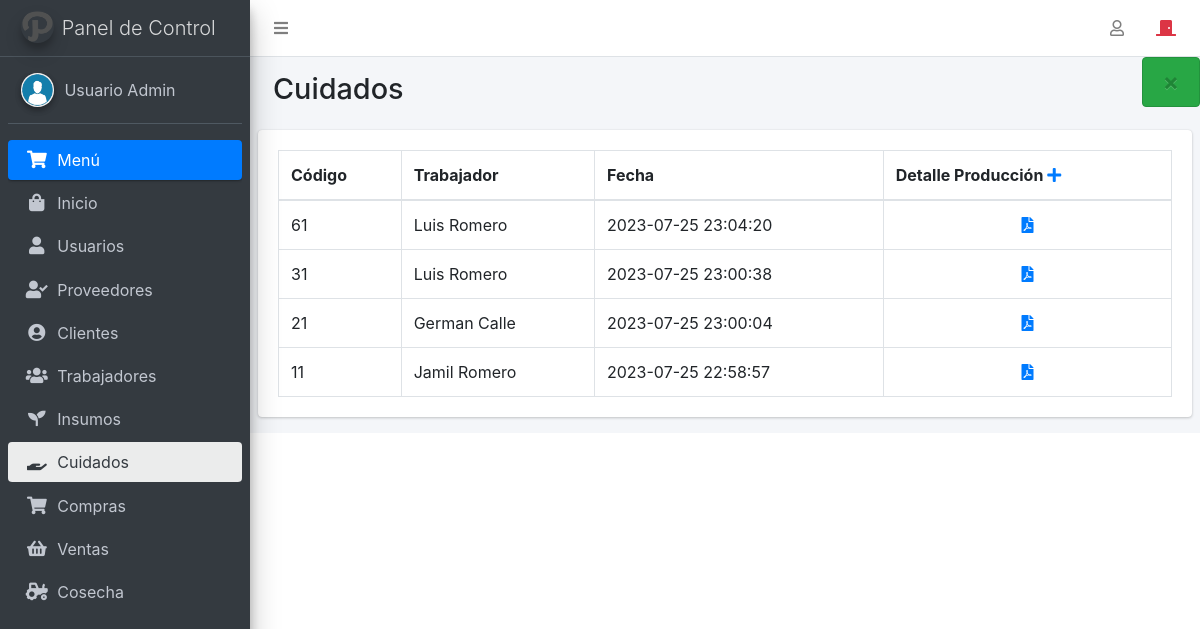
The app's page /panel.php?modulo=cuidado (signed in) with its own data.
### tables this page shows
CREATE TABLE `cuidado` (
  `id` int(11) NOT NULL,
  `idtrabajador` int(11) NOT NULL,
  `fecha` datetime NOT NULL,
  `codigo` varchar(100) NOT NULL
);

CREATE TABLE `trabajadores` (
  `id` int(11) NOT NULL,
  `nombre` varchar(100) NOT NULL,
  `email` varchar(100) NOT NULL,
  `direccion` varchar(100) NOT NULL
);

### cuidado.php (called while the page is built)
<?php
$query = "SELECT c.id, c.codigo, t.nombre as trabajador, c.fecha
FROM cuidado c join trabajadores t on t.id = c.idtrabajador
WHERE YEAR(c.fecha) = YEAR(NOW()) ORDER BY c.fecha DESC";
$res = mysqli_query($con, $query);
require_once 'views/cuidado.view.php';

### views/cuidado.view.php (the view)
<div class="content-wrapper">
    <section class="content-header">
        <div class="container-fluid">
            <div class="row mb-2">
                <div class="col-sm-6">
                    <h1>Cuidados</h1>
                </div>
            </div>
        </div>
    </section>
    <section class="content">
        <div class="row">
            <div class="col-12">
                <div class="card">
                    <div class="card-body">
                        <table id="example2" class="table table-bordered table-hover">
                            <thead>
                                <tr>
                                    <th>Código</th>
                                    <th>Trabajador</th>
                                    <th>Fecha</th>
                                    <th>Detalle Producción
                                        <a href="panel.php?modulo=generar-cuidado" title="Agregar Nuevo Cuidado"><i class="fa fa-plus" aria-hidden="true"></i></a>
                                    </th>
                                </tr>
                            </thead>
                            <tbody>
                                <?php
                                while ($row = mysqli_fetch_assoc($res)) :
                                ?>
                                    <tr>
                                        <td><?php echo $row['codigo'] ?></td>
                                        <td><?php echo $row['trabajador'] ?></td>
                                        <td><?php echo $row['fecha'] ?></td>
                                        <td class="text-center">
                                            <a class="tex-primary" title="Imprimir Factura" target="_blank" href="reportes/reporte-cuidados.php?codigo=<?php echo $row['codigo']; ?>" role="button"><i class="fas fa-file-pdf"></i> </a>
                                        </td>
                                    </tr>
                                <?php endwhile; ?>
                            </tbody>
                        </table>
                    </div>
                </div>
            </div>
        </div>
    </section>
</div>

### panel.php (shortened to what this page needs)
<!DOCTYPE html>
<html lang="en">
<head>
  <link rel="stylesheet" href="plugins/fontawesome-free/css/all.min.css">
  <link rel="stylesheet" href="https://code.ionicframework.com/ionicons/2.0.1/css/ionicons.min.css">
  <link rel="stylesheet" href="plugins/tempusdominus-bootstrap-4/css/tempusdominus-bootstrap-4.min.css">
  <link rel="stylesheet" href="plugins/icheck-bootstrap/icheck-bootstrap.min.css">
  <link rel="stylesheet" href="plugins/jqvmap/jqvmap.min.css">
  <link rel="stylesheet" href="dist/css/adminlte.min.css">
  <link rel="stylesheet" href="plugins/overlayScrollbars/css/OverlayScrollbars.min.css">
  <link rel="stylesheet" href="plugins/daterangepicker/daterangepicker.css">
  <link rel="stylesheet" href="plugins/summernote/summernote-bs4.css">
  <link rel="stylesheet" href="https://cdn.datatables.net/1.10.20/css/jquery.dataTables.min.css">
  <link rel="stylesheet" href="https://cdn.datatables.net/buttons/1.6.1/css/buttons.dataTables.min.css">
  <link rel="stylesheet" href="https://cdn.datatables.net/select/1.3.1/css/select.dataTables.min.css">
  <link rel="stylesheet" href="css/editor.dataTables.min.css">
  <link rel="stylesheet" href="//cdn.jsdelivr.net/npm/alertifyjs@1.13.1/build/css/alertify.min.css" />
</head>
<body id="cuerpo" class="hold-transition sidebar-mini layout-fixed">
  <?php
  $modulo = $_REQUEST['modulo'] ?? '';
  require_once('views/panel-header.view.php');
  require_once 'funciones.php';
  if ($_SESSION['mensaje'] !== '') {
    MensajeExitoso($_SESSION['mensaje']);
  } else if ($_SESSION['error'] !== '') {
    MensajeError($_SESSION['error']);
    $_SESSION['error'] = '';
  }
  if (!isset($_SESSION['idInicio'])) {
    echo '<meta http-equiv="refresh" content="0; url=index.php" />  ';
  } else {
    if ($modulo == '' || $modulo == 'inicio') {
      require_once "inicio.php";
    } else {
      $ruta = $modulo . '.php';
      require_once $ruta;
    }
  }
  ?>
</body>
</html>

### views/panel-header.view.php
<div class="wrapper">
    <nav class="main-header navbar navbar-expand navbar-white navbar-light">
        <ul class="navbar-nav">
            <li class="nav-item">
                <a class="nav-link" data-widget="pushmenu" href="#"><i class="fas fa-bars"></i></a>
            </li>
        </ul>
        <ul class="navbar-nav ml-auto">
            <a class="nav-link" title="Editar Perfil de Usuario" href="panel.php?modulo=perfilUsuario">
                <i class="far fa-user"></i>
            </a>
            <a class="nav-link text-danger" href="panel.php?modulo=cerrar" title="Cerrar sesion">
                <i class="fas fa-door-closed    "></i>
            </a>
        </ul>
    </nav>
    <aside class="main-sidebar sidebar-dark-primary elevation-4">
        <a href="panel.php" class="brand-link">
            <img src="images/logo.png" alt="Logo" class="brand-image img-circle elevation-3" style="opacity: .8">
            <span class="brand-text font-weight-light">Panel de Control</span>
        </a>
        <div class="sidebar">
            <div class="user-panel mt-3 pb-3 mb-3 d-flex">
                <div class="image">
                    <img src="dist/img/usuario.png" class="img-circle elevation-2" alt="User Image">
                </div>
                <div class="info">
                    <a href="panel.php?modulo=perfilUsuario" class="d-block"><?php echo $_SESSION['nombre']; ?></a>
                </div>
            </div>
            <nav class="mt-2">
                <ul class="nav nav-pills nav-sidebar flex-column" data-widget="treeview" role="menu" data-accordion="false">
                    <li class="nav-item has-treeview menu-open">
                        <a href="#" class="nav-link active">
                            <i class="fa fa-shopping-cart nav-icon" aria-hidden="true"></i>
                            <p>
                                Menú
                            </p>
                        </a>
                        <ul class="nav nav-treeview">
                            <li class="nav-item">
                                <a href="panel.php?modulo=inicio" class="nav-link <?php echo ($modulo == "inicio" || $modulo == "") ? " active " : " "; ?>">
                                    <i class="fa fa-shopping-bag nav-icon" aria-hidden="true"></i>
                                    <p>Inicio</p>
                                </a>
                            </li>
                            <li class="nav-item">
                                <a href="panel.php?modulo=usuarios" class="nav-link <?php echo ($modulo == "usuarios") ? " active " : " "; ?>">
                                    <i class="fas fa-user nav-icon" aria-hidden="true"></i>
                                    <p>Usuarios</p>
                                </a>
                            </li>
                            <li class="nav-item">
                                <a href="panel.php?modulo=proveedores" class="nav-link <?php echo ($modulo == "proveedores") ? " active " : " "; ?>">
                                    <i class="fas fa-user-check nav-icon" aria-hidden="true"></i>
                                    <p>Proveedores</p>
                                </a>
                            </li>
                            <li class="nav-item">
                                <a href="panel.php?modulo=clientes" class="nav-link <?php echo ($modulo == "clientes") ? " active " : " "; ?>">
                                    <i class="fas fa-user-circle nav-icon" aria-hidden="true"></i>
                                    <p>Clientes</p>
                                </a>
                            </li>
                            <li class="nav-item">
                                <a href="panel.php?modulo=trabajadores" class="nav-link <?php echo ($modulo == "trabajadores") ? " active " : " "; ?>">
                                    <i class="fas fa-users nav-icon" aria-hidden="true"></i>
                                    <p>Trabajadores</p>
                                </a>
                            </li>
                            <li class="nav-item">
                                <a href="panel.php?modulo=insumos" class="nav-link <?php echo ($modulo == "insumos") ? " active " : " "; ?>">
                                    <i class="fas fa-seedling nav-icon" aria-hidden="true"></i>
                                    <p>Insumos</p>
                                </a>
                            </li>
                            <li class="nav-item">
                                <a href="panel.php?modulo=cuidado" class="nav-link <?php echo ($modulo == "cuidado" || $modulo == "generar-cuidado") ? " active " : " "; ?>">
                                    <i class="fas fa-hand-holding nav-icon" aria-hidden="true"></i>
                                    <p>Cuidados</p>
                                </a>
                            </li>
                            <li class="nav-item">
                                <a href="panel.php?modulo=compras" class="nav-link <?php echo ($modulo == "compras" || $modulo == "generar-compra") ? " active " : " "; ?>">
                                    <i class="fas fa-shopping-cart nav-icon" aria-hidden="true"></i>
                                    <p>Compras</p>
                                </a>
                            </li>
                            <li class="nav-item">
                                <a href="panel.php?modulo=ventas" class="nav-link <?php echo ($modulo == "ventas") ? " active " : " "; ?>">
                                    <i class="fas fa-shopping-basket nav-icon" aria-hidden="true"></i>
                                    <p>Ventas</p>
                                </a>
                            </li>
                            <li class="nav-item">
                                <a href="panel.php?modulo=cosecha" class="nav-link <?php echo ($modulo == "cosecha") ? " active " : " "; ?>">
                                    <i class="fas fa-tractor nav-icon" aria-hidden="true"></i>
                                    <p>Cosecha</p>
                                </a>
                            </li>
                        </ul>
            </nav>
        </div>
    </aside>
</div>

### funciones.php (shortened to what this page needs)
<?php
function MensajeExitoso($mensaje)
{
?>
    <div class="alert alert-success text-dark float-right" role="alert">
        <button type="button" class="close" data-dismiss="alert" aria-label="Close">
            <span aria-hidden="true">&times;</span>
        </button>
    </div>
<?php
}
?>

### records on screen
cuidado: codigo "61", idtrabajador.nombre "Luis Romero", fecha "2023-07-25 23:04:20"
cuidado: codigo "31", idtrabajador.nombre "Luis Romero", fecha "2023-07-25 23:00:38"
cuidado: codigo "21", idtrabajador.nombre "German Calle", fecha "2023-07-25 23:00:04"
cuidado: codigo "11", idtrabajador.nombre "Jamil Romero", fecha "2023-07-25 22:58:57"

### other values on screen
$_SESSION['nombre'] "Usuario Admin"
